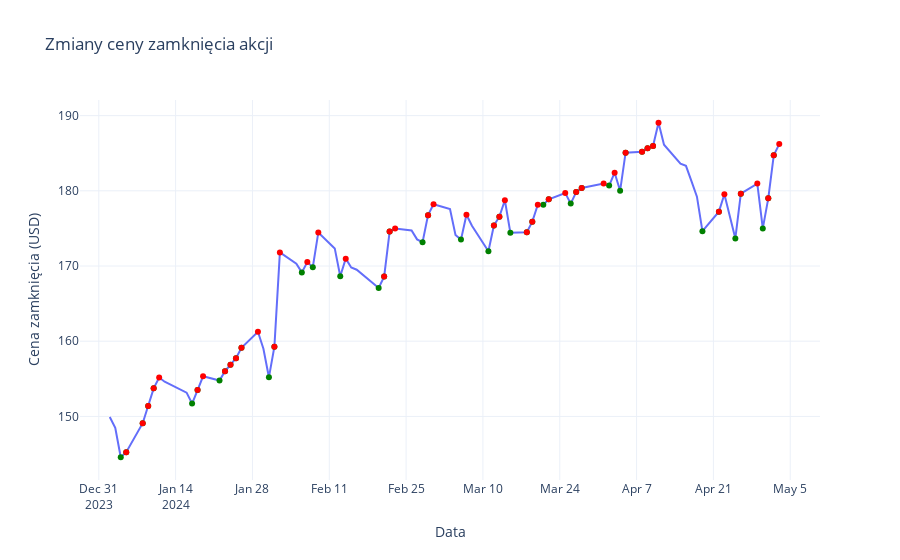

The code cell stored with this chart in its notebook:
### Code cell
plot_signals(test_data)

### Figure 1 — Plotly figure (JSON) as saved in the notebook; plotly's stock layout.template omitted (floating-point values rounded to 4 significant figures)
{"data": [{"mode": "lines", "name": "Cena zamknięcia", "type": "scatter", "x": ["2024-01-02T00:00:00", "2024-01-03T00:00:00", "2024-01-04T00:00:00", "2024-01-05T00:00:00", "2024-01-08T00:00:00", "2024-01-09T00:00:00", "2024-01-10T00:00:00", "2024-01-11T00:00:00", "2024-01-12T00:00:00", "2024-01-16T00:00:00", "2024-01-17T00:00:00", "2024-01-18T00:00:00", "2024-01-19T00:00:00", "2024-01-22T00:00:00", "2024-01-23T00:00:00", "2024-01-24T00:00:00", "2024-01-25T00:00:00", "2024-01-26T00:00:00", "2024-01-29T00:00:00", "2024-01-30T00:00:00", "2024-01-31T00:00:00", "2024-02-01T00:00:00", "2024-02-02T00:00:00", "2024-02-05T00:00:00", "2024-02-06T00:00:00", "2024-02-07T00:00:00", "2024-02-08T00:00:00", "2024-02-09T00:00:00", "2024-02-12T00:00:00", "2024-02-13T00:00:00", "2024-02-14T00:00:00", "2024-02-15T00:00:00", "2024-02-16T00:00:00", "2024-02-20T00:00:00", "2024-02-21T00:00:00", "2024-02-22T00:00:00", "2024-02-23T00:00:00", "2024-02-26T00:00:00", "2024-02-27T00:00:00", "2024-02-28T00:00:00", "2024-02-29T00:00:00", "2024-03-01T00:00:00", "2024-03-04T00:00:00", "2024-03-05T00:00:00", "2024-03-06T00:00:00", "2024-03-07T00:00:00", "2024-03-08T00:00:00", "2024-03-11T00:00:00", "2024-03-12T00:00:00", "2024-03-13T00:00:00", "2024-03-14T00:00:00", "2024-03-15T00:00:00", "2024-03-18T00:00:00", "2024-03-19T00:00:00", "2024-03-20T00:00:00", "2024-03-21T00:00:00", "2024-03-22T00:00:00", "2024-03-25T00:00:00", "2024-03-26T00:00:00", "2024-03-27T00:00:00", "2024-03-28T00:00:00", "2024-04-01T00:00:00", "2024-04-02T00:00:00", "2024-04-03T00:00:00", "2024-04-04T00:00:00", "2024-04-05T00:00:00", "2024-04-08T00:00:00", "2024-04-09T00:00:00", "2024-04-10T00:00:00", "2024-04-11T00:00:00", "2024-04-12T00:00:00", "2024-04-15T00:00:00", "2024-04-16T00:00:00", "2024-04-17T00:00:00", "2024-04-18T00:00:00", "2024-04-19T00:00:00", "2024-04-22T00:00:00", "2024-04-23T00:00:00", "2024-04-24T00:00:00", "2024-04-25T00:00:00", "2024-04-26T00:00:00", "2024-04-29T00:00:00", "2024-04-30T00:00:00", "2024-05-01T00:00:00", "2024-05-02T00:00:00", "2024-05-03T00:00:00"], "y": [149.9, 148.5, 144.6, 145.2, 149.1, 151.4, 153.7, 155.2, 154.6, 153.2, 151.7, 153.5, 155.3, 154.8, 156.0, 156.9, 157.8, 159.1, 161.3, 159, 155.2, 159.3, 171.8, 170.3, 169.1, 170.5, 169.8, 174.4, 172.3, 168.6, 171.0, 169.8, 169.5, 167.1, 168.6, 174.6, 175.0, 174.7, 173.5, 173.2, 176.8, 178.2, 177.6, 174.1, 173.5, 176.8, 175.4, 172.0, 175.4, 176.6, 178.8, 174.4, 174.5, 175.9, 178.1, 178.1, 178.9, 179.7, 178.3, 179.8, 180.4, 181.0, 180.7, 182.4, 180, 185.1, 185.2, 185.7, 185.9, 189.1, 186.1, 183.6, 183.3, 181.3, 179.2, 174.6, 177.2, 179.5, 176.6, 173.7, 179.6, 181.0, 175, 179, 184.7, 186.2]}, {"marker": {"color": "green", "size": 6}, "mode": "markers", "name": "Kup 2024-01-04 00:00:00", "type": "scatter", "x": ["2024-01-04T00:00:00"], "y": [144.6]}, {"marker": {"color": "green", "size": 6}, "mode": "markers", "name": "Kup 2024-01-05 00:00:00", "type": "scatter", "x": ["2024-01-05T00:00:00"], "y": [145.2]}, {"marker": {"color": "green", "size": 6}, "mode": "markers", "name": "Kup 2024-01-08 00:00:00", "type": "scatter", "x": ["2024-01-08T00:00:00"], "y": [149.1]}, {"marker": {"color": "green", "size": 6}, "mode": "markers", "name": "Kup 2024-01-09 00:00:00", "type": "scatter", "x": ["2024-01-09T00:00:00"], "y": [151.4]}, {"marker": {"color": "green", "size": 6}, "mode": "markers", "name": "Kup 2024-01-10 00:00:00", "type": "scatter", "x": ["2024-01-10T00:00:00"], "y": [153.7]}, {"marker": {"color": "green", "size": 6}, "mode": "markers", "name": "Kup 2024-01-17 00:00:00", "type": "scatter", "x": ["2024-01-17T00:00:00"], "y": [151.7]}, {"marker": {"color": "green", "size": 6}, "mode": "markers", "name": "Kup 2024-01-18 00:00:00", "type": "scatter", "x": ["2024-01-18T00:00:00"], "y": [153.5]}, {"marker": {"color": "green", "size": 6}, "mode": "markers", "name": "Kup 2024-01-22 00:00:00", "type": "scatter", "x": ["2024-01-22T00:00:00"], "y": [154.8]}, {"marker": {"color": "green", "size": 6}, "mode": "markers", "name": "Kup 2024-01-23 00:00:00", "type": "scatter", "x": ["2024-01-23T00:00:00"], "y": [156.0]}, {"marker": {"color": "green", "size": 6}, "mode": "markers", "name": "Kup 2024-01-24 00:00:00", "type": "scatter", "x": ["2024-01-24T00:00:00"], "y": [156.9]}, {"marker": {"color": "green", "size": 6}, "mode": "markers", "name": "Kup 2024-01-25 00:00:00", "type": "scatter", "x": ["2024-01-25T00:00:00"], "y": [157.8]}, {"marker": {"color": "green", "size": 6}, "mode": "markers", "name": "Kup 2024-01-26 00:00:00", "type": "scatter", "x": ["2024-01-26T00:00:00"], "y": [159.1]}, {"marker": {"color": "green", "size": 6}, "mode": "markers", "name": "Kup 2024-01-31 00:00:00", "type": "scatter", "x": ["2024-01-31T00:00:00"], "y": [155.2]}, {"marker": {"color": "green", "size": 6}, "mode": "markers", "name": "Kup 2024-02-01 00:00:00", "type": "scatter", "x": ["2024-02-01T00:00:00"], "y": [159.3]}, {"marker": {"color": "green", "size": 6}, "mode": "markers", "name": "Kup 2024-02-06 00:00:00", "type": "scatter", "x": ["2024-02-06T00:00:00"], "y": [169.1]}, {"marker": {"color": "green", "size": 6}, "mode": "markers", "name": "Kup 2024-02-08 00:00:00", "type": "scatter", "x": ["2024-02-08T00:00:00"], "y": [169.8]}, {"marker": {"color": "green", "size": 6}, "mode": "markers", "name": "Kup 2024-02-13 00:00:00", "type": "scatter", "x": ["2024-02-13T00:00:00"], "y": [168.6]}, {"marker": {"color": "green", "size": 6}, "mode": "markers", "name": "Kup 2024-02-20 00:00:00", "type": "scatter", "x": ["2024-02-20T00:00:00"], "y": [167.1]}, {"marker": {"color": "green", "size": 6}, "mode": "markers", "name": "Kup 2024-02-21 00:00:00", "type": "scatter", "x": ["2024-02-21T00:00:00"], "y": [168.6]}, {"marker": {"color": "green", "size": 6}, "mode": "markers", "name": "Kup 2024-02-22 00:00:00", "type": "scatter", "x": ["2024-02-22T00:00:00"], "y": [174.6]}, {"marker": {"color": "green", "size": 6}, "mode": "markers", "name": "Kup 2024-02-28 00:00:00", "type": "scatter", "x": ["2024-02-28T00:00:00"], "y": [173.2]}, {"marker": {"color": "green", "size": 6}, "mode": "markers", "name": "Kup 2024-02-29 00:00:00", "type": "scatter", "x": ["2024-02-29T00:00:00"], "y": [176.8]}, {"marker": {"color": "green", "size": 6}, "mode": "markers", "name": "Kup 2024-03-06 00:00:00", "type": "scatter", "x": ["2024-03-06T00:00:00"], "y": [173.5]}, {"marker": {"color": "green", "size": 6}, "mode": "markers", "name": "Kup 2024-03-11 00:00:00", "type": "scatter", "x": ["2024-03-11T00:00:00"], "y": [172.0]}, {"marker": {"color": "green", "size": 6}, "mode": "markers", "name": "Kup 2024-03-12 00:00:00", "type": "scatter", "x": ["2024-03-12T00:00:00"], "y": [175.4]}, {"marker": {"color": "green", "size": 6}, "mode": "markers", "name": "Kup 2024-03-13 00:00:00", "type": "scatter", "x": ["2024-03-13T00:00:00"], "y": [176.6]}, {"marker": {"color": "green", "size": 6}, "mode": "markers", "name": "Kup 2024-03-15 00:00:00", "type": "scatter", "x": ["2024-03-15T00:00:00"], "y": [174.4]}, {"marker": {"color": "green", "size": 6}, "mode": "markers", "name": "Kup 2024-03-18 00:00:00", "type": "scatter", "x": ["2024-03-18T00:00:00"], "y": [174.5]}, {"marker": {"color": "green", "size": 6}, "mode": "markers", "name": "Kup 2024-03-19 00:00:00", "type": "scatter", "x": ["2024-03-19T00:00:00"], "y": [175.9]}, {"marker": {"color": "green", "size": 6}, "mode": "markers", "name": "Kup 2024-03-21 00:00:00", "type": "scatter", "x": ["2024-03-21T00:00:00"], "y": [178.1]}, {"marker": {"color": "green", "size": 6}, "mode": "markers", "name": "Kup 2024-03-22 00:00:00", "type": "scatter", "x": ["2024-03-22T00:00:00"], "y": [178.9]}, {"marker": {"color": "green", "size": 6}, "mode": "markers", "name": "Kup 2024-03-26 00:00:00", "type": "scatter", "x": ["2024-03-26T00:00:00"], "y": [178.3]}, {"marker": {"color": "green", "size": 6}, "mode": "markers", "name": "Kup 2024-03-27 00:00:00", "type": "scatter", "x": ["2024-03-27T00:00:00"], "y": [179.8]}, {"marker": {"color": "green", "size": 6}, "mode": "markers", "name": "Kup 2024-03-28 00:00:00", "type": "scatter", "x": ["2024-03-28T00:00:00"], "y": [180.4]}, {"marker": {"color": "green", "size": 6}, "mode": "markers", "name": "Kup 2024-04-02 00:00:00", "type": "scatter", "x": ["2024-04-02T00:00:00"], "y": [180.7]}, {"marker": {"color": "green", "size": 6}, "mode": "markers", "name": "Kup 2024-04-04 00:00:00", "type": "scatter", "x": ["2024-04-04T00:00:00"], "y": [180]}, {"marker": {"color": "green", "size": 6}, "mode": "markers", "name": "Kup 2024-04-05 00:00:00", "type": "scatter", "x": ["2024-04-05T00:00:00"], "y": [185.1]}, {"marker": {"color": "green", "size": 6}, "mode": "markers", "name": "Kup 2024-04-08 00:00:00", "type": "scatter", "x": ["2024-04-08T00:00:00"], "y": [185.2]}, {"marker": {"color": "green", "size": 6}, "mode": "markers", "name": "Kup 2024-04-09 00:00:00", "type": "scatter", "x": ["2024-04-09T00:00:00"], "y": [185.7]}, {"marker": {"color": "green", "size": 6}, "mode": "markers", "name": "Kup 2024-04-10 00:00:00", "type": "scatter", "x": ["2024-04-10T00:00:00"], "y": [185.9]}, {"marker": {"color": "green", "size": 6}, "mode": "markers", "name": "Kup 2024-04-19 00:00:00", "type": "scatter", "x": ["2024-04-19T00:00:00"], "y": [174.6]}, {"marker": {"color": "green", "size": 6}, "mode": "markers", "name": "Kup 2024-04-22 00:00:00", "type": "scatter", "x": ["2024-04-22T00:00:00"], "y": [177.2]}, {"marker": {"color": "green", "size": 6}, "mode": "markers", "name": "Kup 2024-04-25 00:00:00", "type": "scatter", "x": ["2024-04-25T00:00:00"], "y": [173.7]}, {"marker": {"color": "green", "size": 6}, "mode": "markers", "name": "Kup 2024-04-26 00:00:00", "type": "scatter", "x": ["2024-04-26T00:00:00"], "y": [179.6]}, {"marker": {"color": "green", "size": 6}, "mode": "markers", "name": "Kup 2024-04-30 00:00:00", "type": "scatter", "x": ["2024-04-30T00:00:00"], "y": [175]}, {"marker": {"color": "green", "size": 6}, "mode": "markers", "name": "Kup 2024-05-01 00:00:00", "type": "scatter", "x": ["2024-05-01T00:00:00"], "y": [179]}, {"marker": {"color": "green", "size": 6}, "mode": "markers", "name": "Kup 2024-05-02 00:00:00", "type": "scatter", "x": ["2024-05-02T00:00:00"], "y": [184.7]}, {"marker": {"color": "red", "size": 6}, "mode": "markers", "name": "Sprzedaj 2024-01-05 00:00:00", "type": "scatter", "x": ["2024-01-05T00:00:00"], "y": [145.2]}, {"marker": {"color": "red", "size": 6}, "mode": "markers", "name": "Sprzedaj 2024-01-08 00:00:00", "type": "scatter", "x": ["2024-01-08T00:00:00"], "y": [149.1]}, {"marker": {"color": "red", "size": 6}, "mode": "markers", "name": "Sprzedaj 2024-01-09 00:00:00", "type": "scatter", "x": ["2024-01-09T00:00:00"], "y": [151.4]}, {"marker": {"color": "red", "size": 6}, "mode": "markers", "name": "Sprzedaj 2024-01-10 00:00:00", "type": "scatter", "x": ["2024-01-10T00:00:00"], "y": [153.7]}, {"marker": {"color": "red", "size": 6}, "mode": "markers", "name": "Sprzedaj 2024-01-11 00:00:00", "type": "scatter", "x": ["2024-01-11T00:00:00"], "y": [155.2]}, {"marker": {"color": "red", "size": 6}, "mode": "markers", "name": "Sprzedaj 2024-01-18 00:00:00", "type": "scatter", "x": ["2024-01-18T00:00:00"], "y": [153.5]}, {"marker": {"color": "red", "size": 6}, "mode": "markers", "name": "Sprzedaj 2024-01-19 00:00:00", "type": "scatter", "x": ["2024-01-19T00:00:00"], "y": [155.3]}, {"marker": {"color": "red", "size": 6}, "mode": "markers", "name": "Sprzedaj 2024-01-23 00:00:00", "type": "scatter", "x": ["2024-01-23T00:00:00"], "y": [156.0]}, {"marker": {"color": "red", "size": 6}, "mode": "markers", "name": "Sprzedaj 2024-01-24 00:00:00", "type": "scatter", "x": ["2024-01-24T00:00:00"], "y": [156.9]}, {"marker": {"color": "red", "size": 6}, "mode": "markers", "name": "Sprzedaj 2024-01-25 00:00:00", "type": "scatter", "x": ["2024-01-25T00:00:00"], "y": [157.8]}, {"marker": {"color": "red", "size": 6}, "mode": "markers", "name": "Sprzedaj 2024-01-26 00:00:00", "type": "scatter", "x": ["2024-01-26T00:00:00"], "y": [159.1]}, {"marker": {"color": "red", "size": 6}, "mode": "markers", "name": "Sprzedaj 2024-01-29 00:00:00", "type": "scatter", "x": ["2024-01-29T00:00:00"], "y": [161.3]}, {"marker": {"color": "red", "size": 6}, "mode": "markers", "name": "Sprzedaj 2024-02-01 00:00:00", "type": "scatter", "x": ["2024-02-01T00:00:00"], "y": [159.3]}, {"marker": {"color": "red", "size": 6}, "mode": "markers", "name": "Sprzedaj 2024-02-02 00:00:00", "type": "scatter", "x": ["2024-02-02T00:00:00"], "y": [171.8]}, {"marker": {"color": "red", "size": 6}, "mode": "markers", "name": "Sprzedaj 2024-02-07 00:00:00", "type": "scatter", "x": ["2024-02-07T00:00:00"], "y": [170.5]}, {"marker": {"color": "red", "size": 6}, "mode": "markers", "name": "Sprzedaj 2024-02-09 00:00:00", "type": "scatter", "x": ["2024-02-09T00:00:00"], "y": [174.4]}, {"marker": {"color": "red", "size": 6}, "mode": "markers", "name": "Sprzedaj 2024-02-14 00:00:00", "type": "scatter", "x": ["2024-02-14T00:00:00"], "y": [171.0]}, {"marker": {"color": "red", "size": 6}, "mode": "markers", "name": "Sprzedaj 2024-02-21 00:00:00", "type": "scatter", "x": ["2024-02-21T00:00:00"], "y": [168.6]}, {"marker": {"color": "red", "size": 6}, "mode": "markers", "name": "Sprzedaj 2024-02-22 00:00:00", "type": "scatter", "x": ["2024-02-22T00:00:00"], "y": [174.6]}, {"marker": {"color": "red", "size": 6}, "mode": "markers", "name": "Sprzedaj 2024-02-23 00:00:00", "type": "scatter", "x": ["2024-02-23T00:00:00"], "y": [175.0]}, {"marker": {"color": "red", "size": 6}, "mode": "markers", "name": "Sprzedaj 2024-02-29 00:00:00", "type": "scatter", "x": ["2024-02-29T00:00:00"], "y": [176.8]}, {"marker": {"color": "red", "size": 6}, "mode": "markers", "name": "Sprzedaj 2024-03-01 00:00:00", "type": "scatter", "x": ["2024-03-01T00:00:00"], "y": [178.2]}, {"marker": {"color": "red", "size": 6}, "mode": "markers", "name": "Sprzedaj 2024-03-07 00:00:00", "type": "scatter", "x": ["2024-03-07T00:00:00"], "y": [176.8]}, {"marker": {"color": "red", "size": 6}, "mode": "markers", "name": "Sprzedaj 2024-03-12 00:00:00", "type": "scatter", "x": ["2024-03-12T00:00:00"], "y": [175.4]}, {"marker": {"color": "red", "size": 6}, "mode": "markers", "name": "Sprzedaj 2024-03-13 00:00:00", "type": "scatter", "x": ["2024-03-13T00:00:00"], "y": [176.6]}, {"marker": {"color": "red", "size": 6}, "mode": "markers", "name": "Sprzedaj 2024-03-14 00:00:00", "type": "scatter", "x": ["2024-03-14T00:00:00"], "y": [178.8]}, {"marker": {"color": "red", "size": 6}, "mode": "markers", "name": "Sprzedaj 2024-03-18 00:00:00", "type": "scatter", "x": ["2024-03-18T00:00:00"], "y": [174.5]}, {"marker": {"color": "red", "size": 6}, "mode": "markers", "name": "Sprzedaj 2024-03-19 00:00:00", "type": "scatter", "x": ["2024-03-19T00:00:00"], "y": [175.9]}, {"marker": {"color": "red", "size": 6}, "mode": "markers", "name": "Sprzedaj 2024-03-20 00:00:00", "type": "scatter", "x": ["2024-03-20T00:00:00"], "y": [178.1]}, {"marker": {"color": "red", "size": 6}, "mode": "markers", "name": "Sprzedaj 2024-03-22 00:00:00", "type": "scatter", "x": ["2024-03-22T00:00:00"], "y": [178.9]}, {"marker": {"color": "red", "size": 6}, "mode": "markers", "name": "Sprzedaj 2024-03-25 00:00:00", "type": "scatter", "x": ["2024-03-25T00:00:00"], "y": [179.7]}, {"marker": {"color": "red", "size": 6}, "mode": "markers", "name": "Sprzedaj 2024-03-27 00:00:00", "type": "scatter", "x": ["2024-03-27T00:00:00"], "y": [179.8]}, {"marker": {"color": "red", "size": 6}, "mode": "markers", "name": "Sprzedaj 2024-03-28 00:00:00", "type": "scatter", "x": ["2024-03-28T00:00:00"], "y": [180.4]}, {"marker": {"color": "red", "size": 6}, "mode": "markers", "name": "Sprzedaj 2024-04-01 00:00:00", "type": "scatter", "x": ["2024-04-01T00:00:00"], "y": [181.0]}, {"marker": {"color": "red", "size": 6}, "mode": "markers", "name": "Sprzedaj 2024-04-03 00:00:00", "type": "scatter", "x": ["2024-04-03T00:00:00"], "y": [182.4]}, {"marker": {"color": "red", "size": 6}, "mode": "markers", "name": "Sprzedaj 2024-04-05 00:00:00", "type": "scatter", "x": ["2024-04-05T00:00:00"], "y": [185.1]}, {"marker": {"color": "red", "size": 6}, "mode": "markers", "name": "Sprzedaj 2024-04-08 00:00:00", "type": "scatter", "x": ["2024-04-08T00:00:00"], "y": [185.2]}, {"marker": {"color": "red", "size": 6}, "mode": "markers", "name": "Sprzedaj 2024-04-09 00:00:00", "type": "scatter", "x": ["2024-04-09T00:00:00"], "y": [185.7]}, {"marker": {"color": "red", "size": 6}, "mode": "markers", "name": "Sprzedaj 2024-04-10 00:00:00", "type": "scatter", "x": ["2024-04-10T00:00:00"], "y": [185.9]}, {"marker": {"color": "red", "size": 6}, "mode": "markers", "name": "Sprzedaj 2024-04-11 00:00:00", "type": "scatter", "x": ["2024-04-11T00:00:00"], "y": [189.1]}, {"marker": {"color": "red", "size": 6}, "mode": "markers", "name": "Sprzedaj 2024-04-22 00:00:00", "type": "scatter", "x": ["2024-04-22T00:00:00"], "y": [177.2]}, {"marker": {"color": "red", "size": 6}, "mode": "markers", "name": "Sprzedaj 2024-04-23 00:00:00", "type": "scatter", "x": ["2024-04-23T00:00:00"], "y": [179.5]}, {"marker": {"color": "red", "size": 6}, "mode": "markers", "name": "Sprzedaj 2024-04-26 00:00:00", "type": "scatter", "x": ["2024-04-26T00:00:00"], "y": [179.6]}, {"marker": {"color": "red", "size": 6}, "mode": "markers", "name": "Sprzedaj 2024-04-29 00:00:00", "type": "scatter", "x": ["2024-04-29T00:00:00"], "y": [181.0]}, {"marker": {"color": "red", "size": 6}, "mode": "markers", "name": "Sprzedaj 2024-05-01 00:00:00", "type": "scatter", "x": ["2024-05-01T00:00:00"], "y": [179]}, {"marker": {"color": "red", "size": 6}, "mode": "markers", "name": "Sprzedaj 2024-05-02 00:00:00", "type": "scatter", "x": ["2024-05-02T00:00:00"], "y": [184.7]}, {"marker": {"color": "red", "size": 6}, "mode": "markers", "name": "Sprzedaj 2024-05-03 00:00:00", "type": "scatter", "x": ["2024-05-03T00:00:00"], "y": [186.2]}], "layout": {"showlegend": false, "title": {"text": "Zmiany ceny zamknięcia akcji"}, "xaxis": {"title": {"text": "Data"}}, "yaxis": {"title": {"text": "Cena zamknięcia (USD)"}}}}
